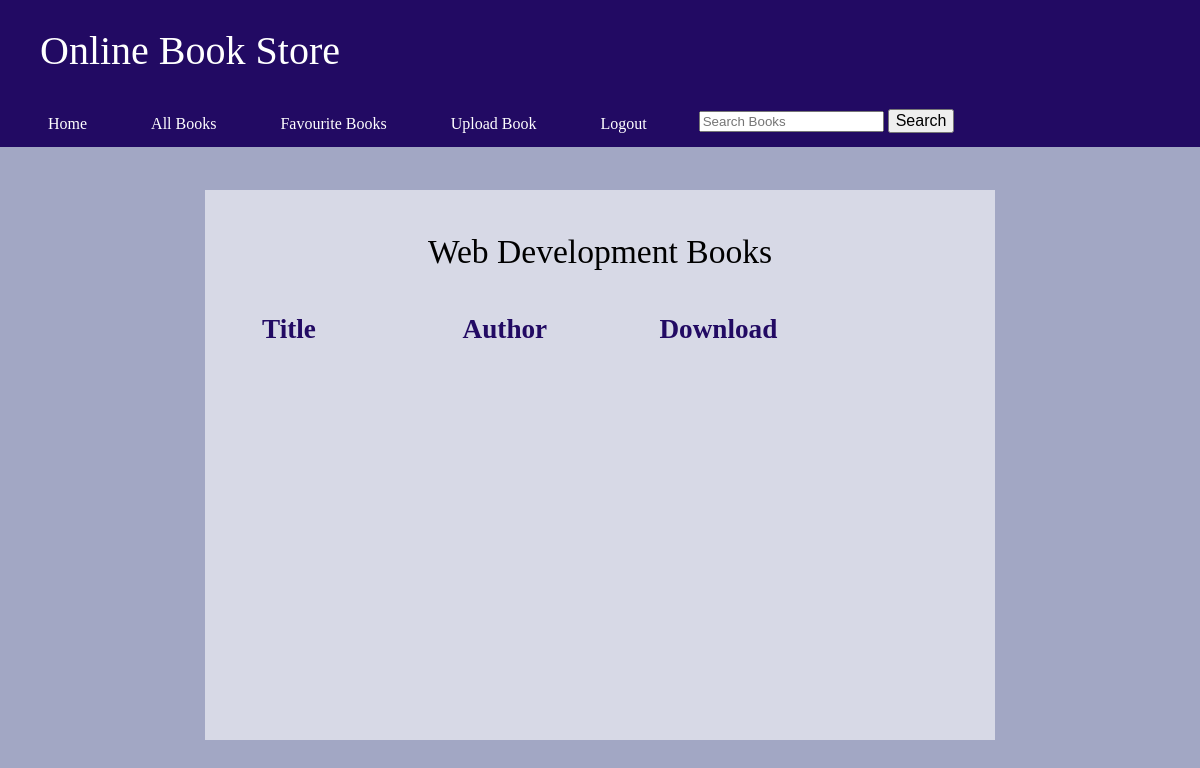
/webbooks/ (signed in), run on an earlier commit of the app's database.
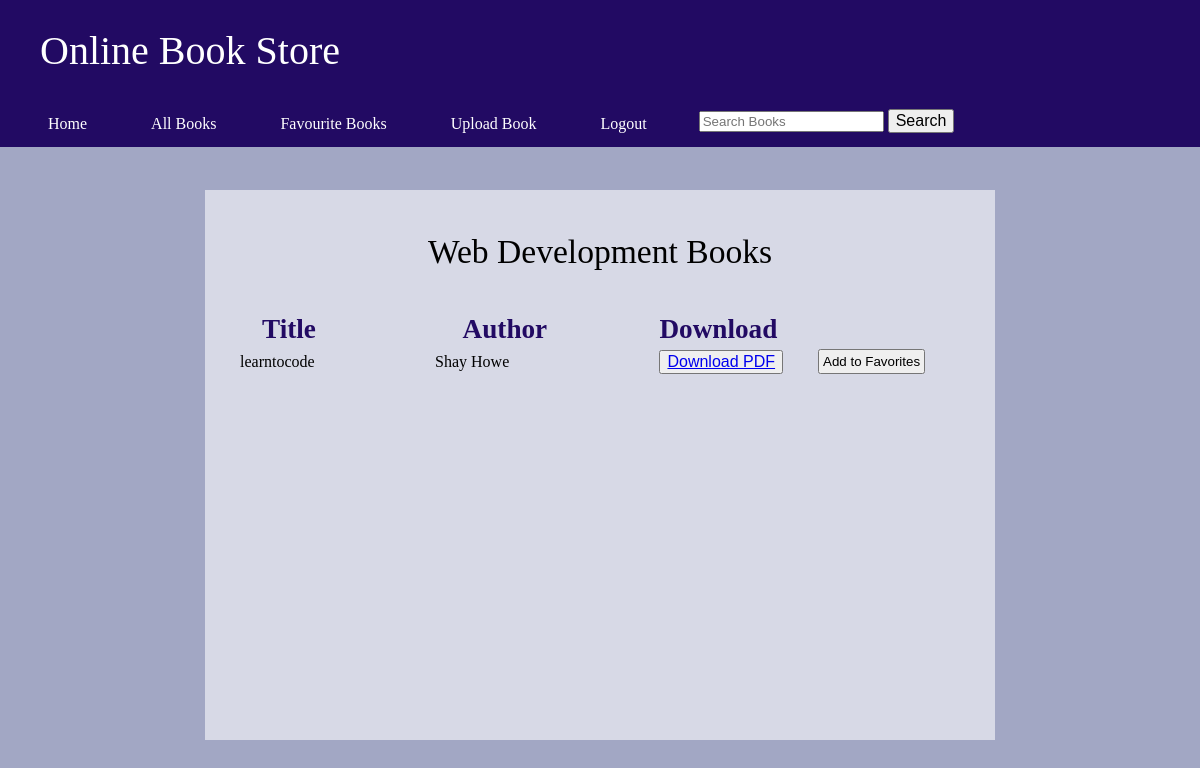
And on a later commit of the database.
### accounts/models.py (models this page shows, shortened)
class Book(models.Model):
    title=models.CharField(max_length=100)
    author=models.CharField(max_length=100)
    pdf=models.FileField(upload_to='books/pdfs/')
    category=models.CharField(max_length=30,choices=category_choices,default="")
    usersfav=models.ManyToManyField(User,blank=True)

### accounts/views.py (the view)
# urls.py: path('webbooks/',views.webbooks,name='webbooks'),
@login_required(login_url='webbooks')
def webbooks(request):
    books=Book.objects.filter(category="Web Development")
    return render(request,'web.html',{'books':books})

### templates/web.html (shortened to what this page needs)
{% load static %}
<!DOCTYPE html>
<html lang="en" style="background-color:rgba(94, 103, 153, 0.575)">
<head>
    <link rel="stylesheet" type="text/css" href="{% static 'css/style.css' %}">
    <link rel="stylesheet" href="https://cdnjs.cloudflare.com/ajax/libs/font-awesome/4.7.0/css/font-awesome.min.css">
    <div class="topnav">
        <h1 style="color: white;margin-left:40px;">Online Book Store</h1>
        <li><a href="{% url 'frontpage' %}">Home</a></li>
        <li><a href="{% url 'book_list' %}">All Books</a></li>
        <li><a href="{% url 'viewfav' %}">Favourite Books</a></li>
        <li><a href="{% url 'upload_book' %}">Upload Book</a></li>
        <li><a href="{% url 'logoutpage' %}">Logout  &nbsp;&nbsp;&nbsp;&nbsp;&nbsp;&nbsp;&nbsp;&nbsp;</a></li>
        <form method="GET" action="/search" style="margin-top: 35px;">
            <input type="search"  placeholder="Search Books" name="query" id="query" aria-label="Search">
            <button type="submit">Search</button>
          </form>
    </div>
    <div class="prof-box1">
        <h1 style="font-size: 2.1rem;color:black;text-align:center;">Web Development Books</h1>
        <table class="table">
            <thead>
                <tr style="color:rgb(34, 10, 99); font-size:1.7em;">
                    <th>&nbsp;&nbsp;&nbsp;&nbsp;&nbsp;Title &nbsp; &nbsp;&nbsp;&nbsp;&nbsp;&nbsp;&nbsp;&nbsp;&nbsp;&nbsp;&nbsp;&nbsp; </th>
                    <th>&nbsp;&nbsp;&nbsp;&nbsp;&nbsp;&nbsp;&nbsp;Author &nbsp;&nbsp;&nbsp;&nbsp;&nbsp;&nbsp;&nbsp;&nbsp;&nbsp;&nbsp;&nbsp;&nbsp;&nbsp;&nbsp;&nbsp;</th>
                    <th>Download</th>
                    <br>
                </tr>
            </thead>
            <tbody>
                {% for book in books %}
                <tr style="color: black;">
                    <td>&nbsp;&nbsp;&nbsp;{{ book.title }}</td>
                    <td>&nbsp;&nbsp;&nbsp;&nbsp;&nbsp;{{ book.author }}</td>
                    <td style="padding-right: 32px;">
                        <button>
                        <a href="{{ book.pdf.url }}" class="btn btn-primary btn-sm" target="_blank">
                            Download PDF
                        </a>
                        </button></td>
                        <td><input style="padding: 3px;"type="button" id="{{ book.title }}" name="{{ book.title }}" value="Add to Favorites" class="diya"></td>
                </tr>
                {% endfor %}
            </tbody>
        </table>
    </div>
</head>
<body>
</body>
</html>

What changed in the data, as far as the page shows it:
added Book: title "learntocode", author "Shay Howe"
